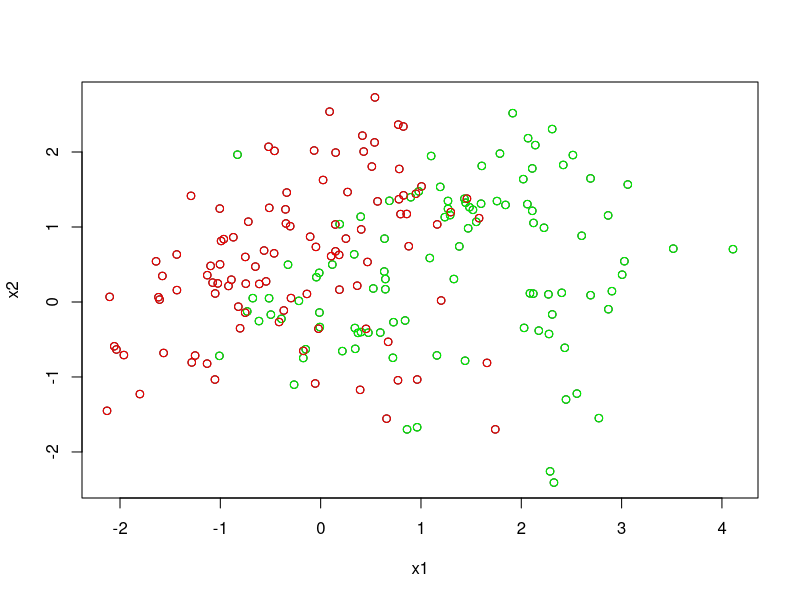

Here is the R script that generated this plot:
library(mvtnorm)
set.seed(2000)
m_g = c(1,0)
m_r = c(0,1)
mu = rmvnorm(10,m_g,diag(2))
nu = rmvnorm(10,m_r,diag(2))
train_g = do.call(rbind,lapply(seq_len(100),function(i){rmvnorm(1,mu[sample(1:10,1),],diag(2)/5)}))
train_r = do.call(rbind,lapply(seq_len(100),function(i){rmvnorm(1,nu[sample(1:10,1),],diag(2)/5)}))
dtrain = cbind(rbind(train_g,train_r),rep(c(0,1),each=100))
colnames(dtrain) = c("x1","x2","y")
dtrain = as.data.frame(dtrain)
plot(dtrain$x1,dtrain$x2,xlab="x1",ylab="x2")
points(train_g,col="green")
points(train_r,col="red")

set.seed(2014)
test_g = do.call(rbind,lapply(seq_len(500),function(i){rmvnorm(1,mu[sample(1:10,1),],diag(2)/5)}))
test_r = do.call(rbind,lapply(seq_len(500),function(i){rmvnorm(1,nu[sample(1:10,1),],diag(2)/5)}))
dtest = cbind(rbind(test_g,test_r),rep(c(0,1),each=500))
colnames(dtest) = c("x1","x2","y")
dtest = as.data.frame(dtest)

wd = getwd()

save(dtrain,file=paste(wd,"/hw5_train.rda",sep=""))
save(dtest,file=paste(wd,"/hw5_test.rda",sep=""))
